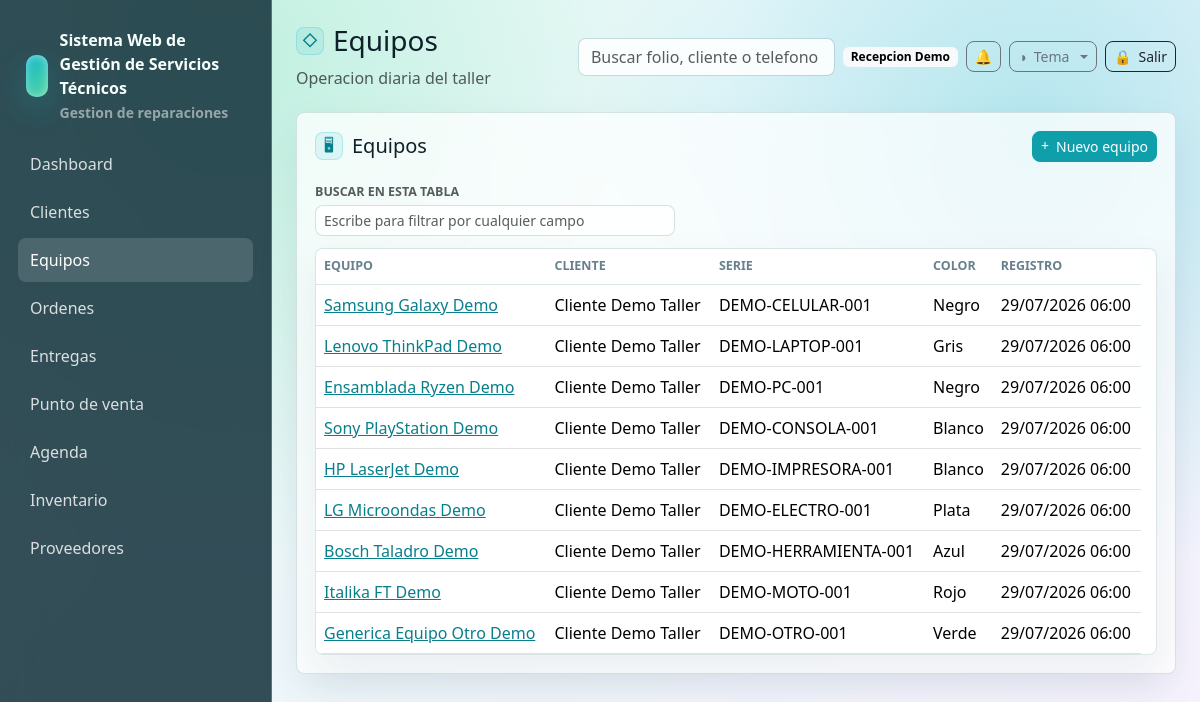
The page /equipos (signed in) on the database its author committed.
### tables this page shows
CREATE TABLE users (
    id INT UNSIGNED AUTO_INCREMENT PRIMARY KEY,
    name VARCHAR(160) NOT NULL,
    email VARCHAR(190) NOT NULL UNIQUE,
    password VARCHAR(255) NOT NULL,
    phone VARCHAR(40) NULL,
    status ENUM('activo','inactivo','bloqueado') NOT NULL DEFAULT 'activo',
    last_login_at DATETIME NULL,
    created_at DATETIME NOT NULL DEFAULT CURRENT_TIMESTAMP,
    updated_at DATETIME NULL ON UPDATE CURRENT_TIMESTAMP,
    deleted_at DATETIME NULL
);

CREATE TABLE equipos (
    id INT UNSIGNED AUTO_INCREMENT PRIMARY KEY,
    cliente_id INT UNSIGNED NOT NULL,
    tipo ENUM('celular','laptop','pc','consola','impresora','electrodomestico','herramienta','moto','otro') NOT NULL DEFAULT 'otro',
    marca_id INT UNSIGNED NULL,
    modelo_id INT UNSIGNED NULL,
    marca VARCHAR(120) NULL,
    modelo VARCHAR(120) NULL,
    numero_serie VARCHAR(120) NULL,
    imei VARCHAR(80) NULL,
    color VARCHAR(80) NULL,
    password_equipo VARCHAR(120) NULL,
    accesorios_recibidos TEXT NULL,
    estado_fisico TEXT NULL,
    observaciones TEXT NULL,
    created_at DATETIME NOT NULL DEFAULT CURRENT_TIMESTAMP,
    updated_at DATETIME NULL ON UPDATE CURRENT_TIMESTAMP,
    deleted_at DATETIME NULL,
    CONSTRAINT fk_equipos_cliente FOREIGN KEY (cliente_id) REFERENCES clientes(id),
    CONSTRAINT fk_equipos_marca FOREIGN KEY (marca_id) REFERENCES equipo_marcas(id) ON DELETE SET NULL,
    CONSTRAINT fk_equipos_modelo FOREIGN KEY (modelo_id) REFERENCES equipo_modelos(id) ON DELETE SET NULL,
    INDEX idx_equipos_cliente (cliente_id),
    INDEX idx_equipos_marca (marca_id),
    INDEX idx_equipos_modelo (modelo_id),
    INDEX idx_equipos_tipo (tipo),
    INDEX idx_equipos_serie (numero_serie),
    INDEX idx_equipos_imei (imei)
);

CREATE TABLE clientes (
    id INT UNSIGNED AUTO_INCREMENT PRIMARY KEY,
    nombre_completo VARCHAR(190) NOT NULL,
    telefono VARCHAR(40) NOT NULL,
    whatsapp VARCHAR(40) NULL,
    email VARCHAR(190) NULL,
    domicilio VARCHAR(255) NULL,
    ciudad VARCHAR(120) NULL,
    estado VARCHAR(120) NULL,
    codigo_postal VARCHAR(20) NULL,
    rfc VARCHAR(20) NULL,
    notas_internas TEXT NULL,
    estatus ENUM('activo','inactivo') NOT NULL DEFAULT 'activo',
    created_at DATETIME NOT NULL DEFAULT CURRENT_TIMESTAMP,
    updated_at DATETIME NULL ON UPDATE CURRENT_TIMESTAMP,
    deleted_at DATETIME NULL,
    INDEX idx_clientes_nombre (nombre_completo),
    INDEX idx_clientes_telefono (telefono),
    INDEX idx_clientes_email (email)
);

### resources/views/equipos/index.php (the view)
<div class="glass-card">
    <div class="d-flex justify-content-between align-items-center mb-3">
        <h2 class="h5 mb-0" data-icon="&#128421;">Equipos</h2>
        <a class="btn btn-primary btn-sm" data-icon="&#43;" href="<?= e(url('/equipos/create')) ?>">Nuevo equipo</a>
    </div>
    <div class="table-wrap">
        <table class="table align-middle">
            <thead><tr><th>Equipo</th><th>Cliente</th><th>Serie</th><th>Color</th><th>Registro</th></tr></thead>
            <tbody>
            <?php foreach ($equipos as $equipo): ?>
                <tr>
                    <td><a href="<?= e(url('/equipos/' . $equipo['id'])) ?>"><?= e(trim($equipo['marca'] . ' ' . $equipo['modelo']) ?: $equipo['tipo']) ?></a></td>
                    <td><?= e($equipo['cliente_nombre']) ?></td>
                    <td><?= e($equipo['numero_serie'] ?: $equipo['imei']) ?></td>
                    <td><?= e($equipo['color']) ?></td>
                    <td><?= e(fechaHumana($equipo['created_at'])) ?></td>
                </tr>
            <?php endforeach; ?>
            </tbody>
        </table>
    </div>
</div>

### app/Core/Router.php (shortened to what the rows shown need)
<?php
final class Router
{
    private array $routes = [];
    private function add(string $method, string $path, callable|array $handler): void
    {
        $pattern = preg_replace('#\{([a-zA-Z_][a-zA-Z0-9_]*)\}#', '(?P<$1>[^/]+)', $path);
        $this->routes[] = [
            'method' => $method,
            'path' => $path,
            'pattern' => '#^' . $pattern . '$#',
            'handler' => $handler,
        ];
    }
    public function dispatch(Request $request): void
    {
        foreach ($this->routes as $route) {
            if ($route['method'] !== $request->method()) {
                continue;
            }
            if (preg_match($route['pattern'], $request->path(), $matches)) {
                $params = array_filter($matches, 'is_string', ARRAY_FILTER_USE_KEY);
                $handler = $route['handler'];
                if (is_array($handler)) {
                    [$class, $method] = $handler;
                    $controller = new $class();
                    $controller->{$method}($request, ...array_values($params));
                    return;
                }
                return;
            }
        }
    }
}

### resources/views/layouts/app.php (shortened to what the rows shown need)
<?php
$user = Auth::user();
$appConfig = require BASE_PATH . '/config/app.php';
$systemName = (string) ($appConfig['name'] ?? 'Servicio Tecnico');
$businessLogo = '';
try {
    $cfg = new ConfiguracionService();
    $systemName = trim((string) $cfg->get('sistema.nombre', $systemName)) ?: $systemName;
    $businessLogo = config_asset_src((string) $cfg->get('negocio.logo_url', ''));
} catch (Throwable) {
    $businessLogo = '';
}
?>
<!doctype html>
<html lang="es">
<head>
    <link href="https://cdn.jsdelivr.net/npm/bootstrap@5.3.3/dist/css/bootstrap.min.css" rel="stylesheet">
    <link href="<?= e(asset('css/app.css') . '?v=20260708-pos-modal-theme') ?>" rel="stylesheet">
    <link href="<?= e(asset('css/themes/crystal.css') . '?v=20260708-pos-modal-theme') ?>" rel="stylesheet">
    <link href="<?= e(asset('css/themes/dark.css') . '?v=20260708-pos-modal-theme') ?>" rel="stylesheet">
    <link href="<?= e(asset('css/themes/live.css') . '?v=20260708-pos-modal-theme') ?>" rel="stylesheet">
    <link href="<?= e(asset('css/themes/blueprint.css') . '?v=20260708-pos-modal-theme') ?>" rel="stylesheet">
</head>
<body>
<div class="app-shell">
    <aside class="sidebar" id="app-sidebar">
        <div class="brand">
            <?php if ($businessLogo !== ''): ?>
                <img class="brand-logo" src="<?= e($businessLogo) ?>" alt="<?= e($systemName) ?>">
            <?php else: ?>
                <div class="brand-mark"></div>
            <?php endif; ?>
            <div>
                <div><?= e($systemName) ?></div>
                <small class="text-white-50">Gestion de reparaciones</small>
            </div>
        </div>
        <nav class="nav flex-column">
            <?php foreach ([
                ['Dashboard', '/', 'dashboard'],
                ['Clientes', '/clientes', 'clientes'],
                ['Equipos', '/equipos', 'equipos'],
                ['Ordenes', '/ordenes', 'ordenes'],
                ['Entregas', '/entregas', 'ordenes'],
                ['Punto de venta', '/punto-venta', 'punto_venta'],
                ['Caja', '/caja', 'caja'],
                ['Agenda', '/agenda', 'agenda'],
                ['Inventario', '/inventario', 'inventario'],
                ['Proveedores', '/proveedores', 'proveedores'],
                ['Garantias', '/garantias', 'garantias'],
                ['Reportes', '/reportes', 'reportes'],
                ['Configuracion', '/configuracion', 'configuracion'],
                ['Usuarios y roles', '/usuarios', 'usuarios'],
                ['Licencia demo', '/licencia', 'licencias'],
            ] as [$label, $href, $module]): ?>
                <?php if (Auth::can($module, 'ver')): ?>
                    <a class="nav-link <?= e(is_active($href)) ?>" href="<?= e(url($href)) ?>"><?= e($label) ?></a>
                <?php endif; ?>
            <?php endforeach; ?>
        </nav>
    </aside>
    <main class="main">
        <header class="topbar">
            <div class="topbar-title">
                <h1 class="h3 mb-1" data-icon="&#9671;"><?= e($title ?? '') ?></h1>
                <div class="text-muted">Operacion diaria del taller</div>
            </div>
            <div class="d-flex align-items-center gap-2 topbar-actions">
                <form class="d-none d-md-block" action="<?= e(url('/ordenes')) ?>">
                    <input class="form-control" name="q" placeholder="Buscar folio, cliente o telefono">
                </form>
                <span class="badge text-bg-light topbar-user"><?= e($user['name'] ?? 'Usuario') ?></span>
                <div class="dropdown">
                    <button class="btn btn-outline-secondary btn-sm notif-bell" type="button" data-bs-toggle="dropdown" aria-expanded="false" aria-label="Notificaciones">
                        &#128276;
                    </button>
                </div>
                <div class="dropdown theme-switcher">
                    <button class="btn btn-outline-secondary btn-sm dropdown-toggle" type="button" data-bs-toggle="dropdown" aria-expanded="false" aria-label="Tema" data-icon="&#9681;"><span class="btn-label">Tema</span></button>
                </div>
                <form method="post" action="<?= e(url('/logout')) ?>">
                    <button class="btn btn-outline-dark btn-sm" aria-label="Salir" data-icon="&#128274;"><span class="btn-label">Salir</span></button>
                </form>
            </div>
        </header>
        <?= $content ?>
    </main>
</div>
</body>
</html>

### rows shown on the page
users: name "Recepcion Demo"
equipos: marca+modelo "Samsung Galaxy Demo", cliente.nombre_completo "Cliente Demo Taller", numero_serie "DEMO-CELULAR-001", color "Negro", created_at "29/07/2026 06:00"
equipos: marca+modelo "Lenovo ThinkPad Demo", cliente.nombre_completo "Cliente Demo Taller", numero_serie "DEMO-LAPTOP-001", color "Gris", created_at "29/07/2026 06:00"
equipos: marca+modelo "Ensamblada Ryzen Demo", cliente.nombre_completo "Cliente Demo Taller", numero_serie "DEMO-PC-001", color "Negro", created_at "29/07/2026 06:00"
equipos: marca+modelo "Sony PlayStation Demo", cliente.nombre_completo "Cliente Demo Taller", numero_serie "DEMO-CONSOLA-001", color "Blanco", created_at "29/07/2026 06:00"
equipos: marca+modelo "HP LaserJet Demo", cliente.nombre_completo "Cliente Demo Taller", numero_serie "DEMO-IMPRESORA-001", color "Blanco", created_at "29/07/2026 06:00"
equipos: marca+modelo "LG Microondas Demo", cliente.nombre_completo "Cliente Demo Taller", numero_serie "DEMO-ELECTRO-001", color "Plata", created_at "29/07/2026 06:00"
equipos: marca+modelo "Bosch Taladro Demo", cliente.nombre_completo "Cliente Demo Taller", numero_serie "DEMO-HERRAMIENTA-001", color "Azul", created_at "29/07/2026 06:00"
equipos: marca+modelo "Italika FT Demo", cliente.nombre_completo "Cliente Demo Taller", numero_serie "DEMO-MOTO-001", color "Rojo", created_at "29/07/2026 06:00"
equipos: marca+modelo "Generica Equipo Otro Demo", cliente.nombre_completo "Cliente Demo Taller", numero_serie "DEMO-OTRO-001", color "Verde", created_at "29/07/2026 06:00"

### other values the page prints
$systemName "Sistema Web de Gestión de Servicios Técnicos"
$label "Dashboard"
$label "Clientes"
$label "Equipos"
$label "Ordenes"
$label "Entregas"
$label "Punto de venta"
$label "Agenda"
$label "Inventario"
$label "Proveedores"
